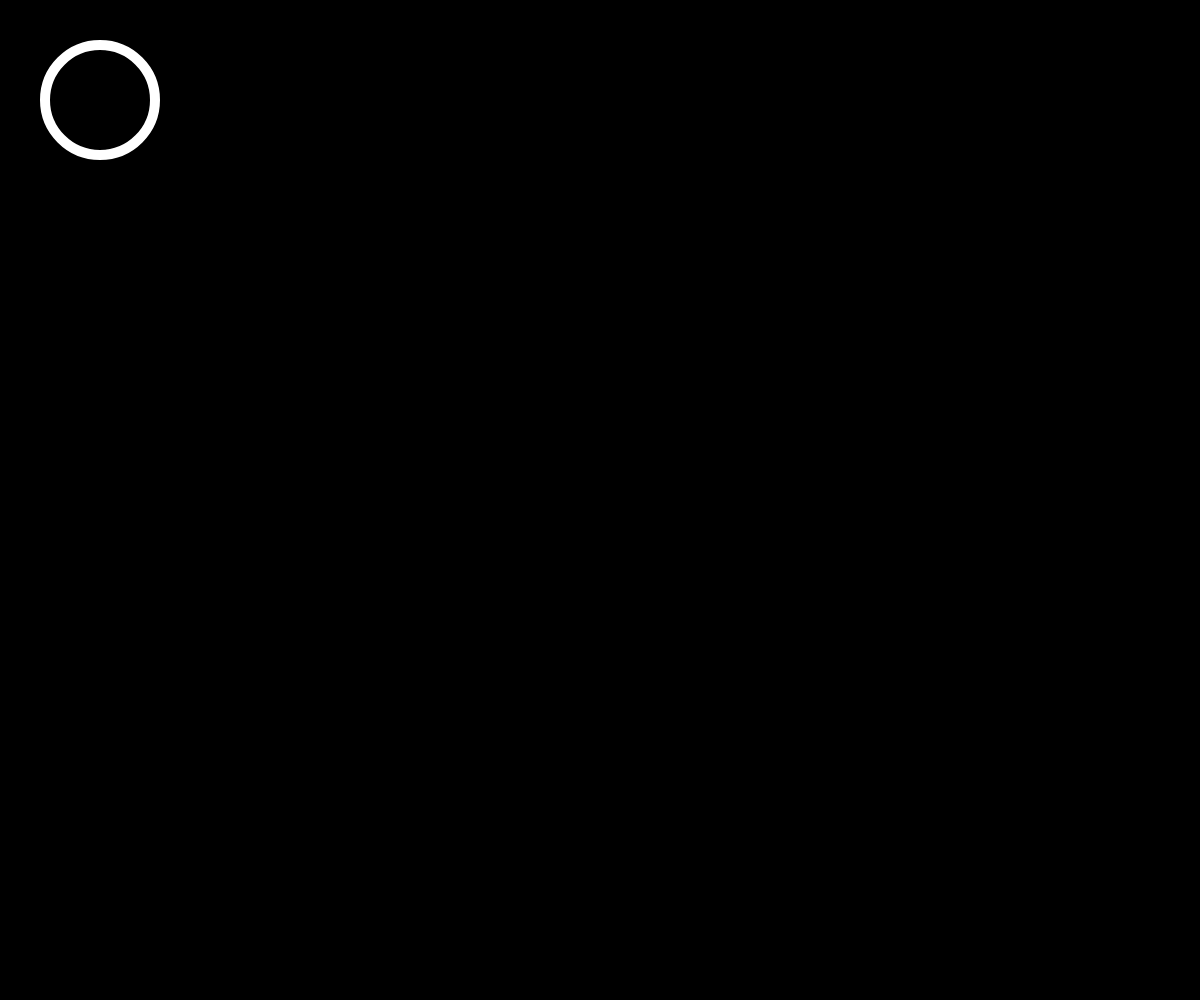
Frame 1 (no input)
Frame 60 (no input): identical to frame 1, image omitted
Frame 120 (the mouse pressed at the canvas centre since frame 60): identical to frame 1, image omitted

The p5.js sketch that drew this single still picture (run headless with seeded random() and noise() and a simulated clock; from frame 60 on, the mouse is pressed at the canvas centre):

// p5.js sketch
// ── sketch.js
/**
 * @type {Lens}
 */
let lens;
/**
 * @type {Draggable[]}
 */
let draggables = [];

function setup() {
  createCanvas(windowWidth, windowHeight);

  background(100);

  lens = new Lens();
  draggables.push(lens);
}

function draw() {
  // update
  lens.update();

  // draw
  background(0);
  lens.draw();
}

function mousePressed() {
  for (const draggable of draggables) {
    draggable.onPressed();
  }
}

function mouseReleased() {
  for (const draggable of draggables) {
    draggable.onReleased();
  }
}

// ── Draggable.js
/**
 * Abstract class Draggable
 * @class Draggable
 */
class Draggable {
  constructor() {
    this.x = 100;
    this.y = 100;
    this.offsetX = 0;
    this.offsetY = 0;

    this.dragging = false;
    this.hovering = false;
  }

  update() {
    this.hovering = this.isOver();

    if (this.dragging) {
      this.x = mouseX + this.offsetX;
      this.y = mouseY + this.offsetY;
    }
  }

  /**
   * @returns {boolean}
   */
  isOver() {
    throw new Error("Method 'isOver()' must be implemented.");
  }

  onPressed() {
    if (this.hovering) {
      this.dragging = true;
      this.offsetX = this.x - mouseX;
      this.offsetY = this.y - mouseY;
    }
  }

  onReleased() {
    this.dragging = false;
  }
}

// ── Lens.js
class Lens extends Draggable {
  constructor(size = 50, edgeSize = 10) {
    super();
    this.x = 100;
    this.y = 100;

    // radius
    this.size = size;
    this.edgeSize = edgeSize;
  }

  /**
   * @returns {boolean}
   */
  isOver() {
    // Is mouse over lens
    let outside =
      sqrt((mouseX - this.x) ** 2 + (mouseY - this.y) ** 2) > this.size;
    let inside =
      sqrt((mouseX - this.x) ** 2 + (mouseY - this.y) ** 2) <
      this.size + this.edgeSize;
    if (outside && inside) {
      return true;
    } else {
      return false;
    }
  }

  update() {
    super.update();
  }

  draw() {
    push();
    if (this.dragging) {
      stroke(0, 255, 0);
    } else if (this.hovering) {
      stroke(255, 255, 0);
    } else {
      stroke(255, 255, 255);
    }
    strokeWeight(this.edgeSize);
    noFill();
    // diameter
    circle(this.x, this.y, this.size * 2 + this.edgeSize);
    pop();
  }
}

// ── LensWithHandle.js
class LensWithHandle extends Lens {
  constructor(
    outputGraphic,
    x = 150,
    y = 150,
    size = 70,
    edgeSize = 10,
    handleOffset = 0,
    handleSize = {
      width: 60,
      height: 20,
    }
  ) {
    super(outputGraphic, x, y, size, edgeSize);
    this.handleOffset = handleOffset - PI / 4;
    this.handlePosition = {
      x: this.x + sqrt(2) * this.size * cos(this.handleOffset),
      y: this.y + sqrt(2) * this.size * -sin(this.handleOffset),
    };
    this.handleSize = handleSize;
  }

  /**
   * @returns {boolean}
   */
  isOver() {
    let overLens = super.isOver();
    // Is mouse over handle

    let mouseRotated = coordinateAfterRotationAroundOrigin(
      {
        x: mouseX,
        y: mouseY,
      },
      this.handlePosition,
      this.handleOffset
    );

    if (
      mouseRotated.x > this.edgeSize - this.handleSize.width / 2 &&
      mouseRotated.x < this.edgeSize + this.handleSize.width / 2 &&
      mouseRotated.y > -this.handleSize.height / 2 &&
      mouseRotated.y < this.handleSize.height / 2
    ) {
      return true;
    }

    return overLens;
  }

  update() {
    super.update();

    this.handlePosition = {
      x: this.x + sqrt(2) * this.size * cos(this.handleOffset),
      y: this.y + sqrt(2) * this.size * -sin(this.handleOffset),
    };
  }

  draw() {
    super.draw();

    this.outputGraphic.push();

    if (this.dragging) {
      this.outputGraphic.fill(0, 255, 0);
    } else if (this.hovering) {
      this.outputGraphic.fill(255, 255, 0);
    } else {
      this.outputGraphic.fill(200, 200, 200);
    }

    this.outputGraphic.noStroke();
    this.outputGraphic.translate(this.handlePosition.x, this.handlePosition.y);
    this.outputGraphic.rotate(-this.handleOffset);
    this.outputGraphic.rect(
      this.edgeSize - this.handleSize.width / 2,
      -this.handleSize.height / 2,
      this.handleSize.width,
      this.handleSize.height
    );

    this.outputGraphic.pop();
  }
}

// ── WireframeLens.js
class WireframeLens extends LensWithHandle {
  constructor(inputSolid, inputWireframe, outputGraphic) {
    super(outputGraphic, 150, 150, undefined, undefined, PI / 2);

    this.inputSolid = inputSolid;
    this.inputWireframe = inputWireframe;
    this.imageWireframe = createImage(SIZE.width, SIZE.height);
    this.imageSolid = createImage(SIZE.width, SIZE.height);
  }

  update() {
    super.update();

    this.updateOutput();
  }

  draw() {
    this.outputGraphic.image(this.imageWireframe, 0, 0);
    this.outputGraphic.image(this.imageSolid, 0, 0);
    super.draw();
  }

  updateOutput() {
    this.imageWireframe = this.pgMask(
      this.inputWireframe,
      this.innerMask,
      true
    );
    this.imageSolid = this.pgMask(this.inputSolid, this.outerMask, true);
  }
}

// ── ZoomLens.js
class ZoomLens extends LensWithHandle {
  constructor(inputGraphic, outputGraphic) {
    super(outputGraphic, 150, 400);
    this.zoom = 1.4;

    this.inputGraphic = inputGraphic;
    this.zoomedGraphic = createGraphics(SIZE.width, SIZE.height);

    this.imageNormal = createImage(SIZE.width, SIZE.height);
    this.imageZoomed = createImage(SIZE.width, SIZE.height);
    this.outputGraphic = outputGraphic;
  }

  update() {
    super.update();
    this.zoomedGraphic.copy(
      this.inputGraphic,
      this.x - this.size,
      this.y - this.size,
      this.size * 2,
      this.size * 2,
      this.x - this.size * this.zoom,
      this.y - this.size * this.zoom,
      this.size * 2 * this.zoom,
      this.size * 2 * this.zoom
    );

    this.imageNormal = this.pgMask(this.inputGraphic, this.outerMask, false);
    this.imageZoomed = this.pgMask(this.zoomedGraphic, this.innerMask, false);
  }

  draw() {
    this.outputGraphic.image(this.imageNormal, 0, 0);
    this.outputGraphic.image(this.imageZoomed, 0, 0);
    super.draw();
  }
}

// ── utils.js
/**
 * @param {{x: number, y: number}} from
 * @param {{x: number, y: number}} to
 * @returns {boolean}
 */
function distance(from, to) {
  return sqrt((from.x - to.x) ** 2 + (from.y - to.y) ** 2);
}

/**
 *
 * @param {{x: number, y: number}} point
 * @param {{x: number, y: number}} origin
 * @param {number} rotation
 * @returns {{x: number, y: number}}
 */
function coordinateAfterRotationAroundOrigin(point, origin, rotation) {
  return {
    x:
      (point.x - origin.x) * cos(rotation) -
      (point.y - origin.y) * sin(rotation),
    y:
      (point.x - origin.x) * sin(rotation) +
      (point.y - origin.y) * cos(rotation),
  };
}
